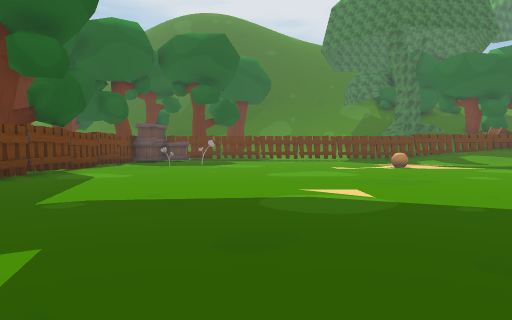
View 1 (above)

24 first-person views from a walk through a scene from a Unity 3-D project. The camera is 1.4 m above the floor, tilts 2° down and sees 70° across. The floor is counted in squares, 2 m on a side. Each view is taken from the middle of a square. On the plan, view 1 faces up. The plan holds only what a view shows up to about 11 squares ahead; the rest is blank. The place goes on beyond the plan. Some animated figures are left out. Some surface patterns are stand-ins.

View 2
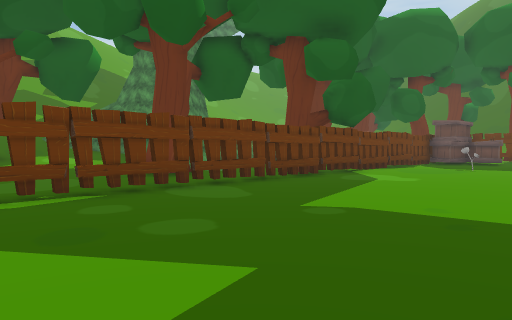

View 3
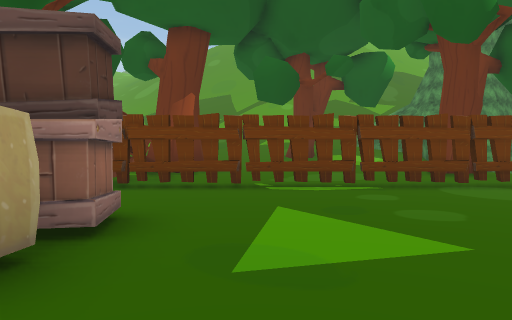

View 4
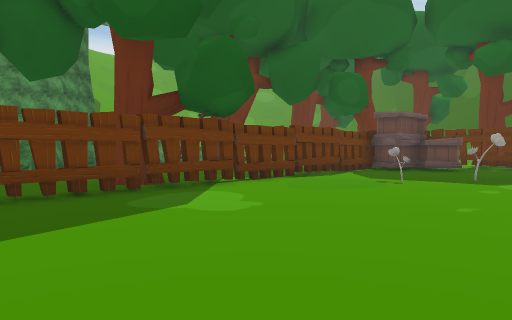

View 5
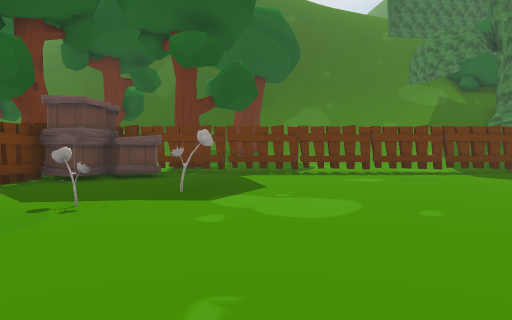

View 6
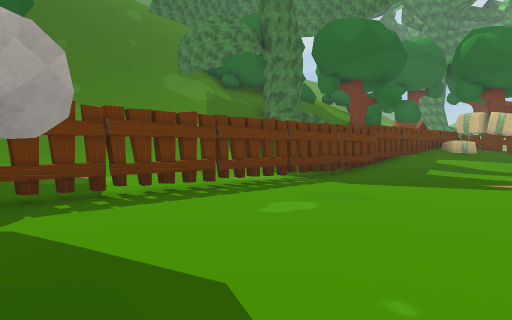

View 7
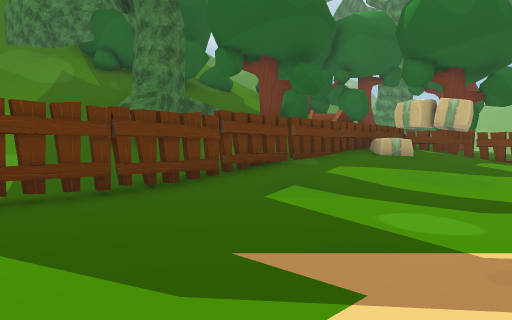

View 8
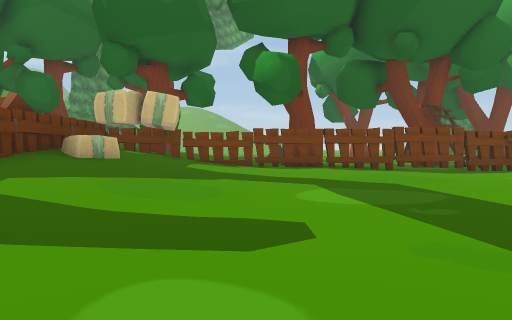

View 9
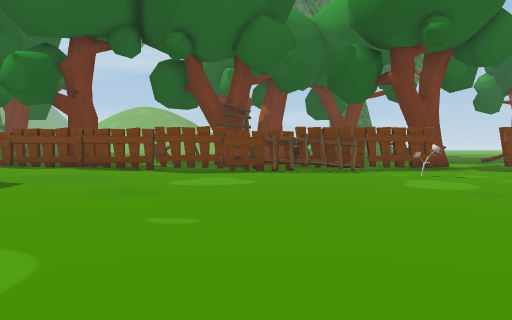

View 10
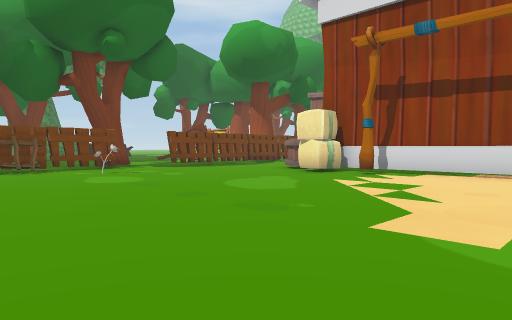

View 11
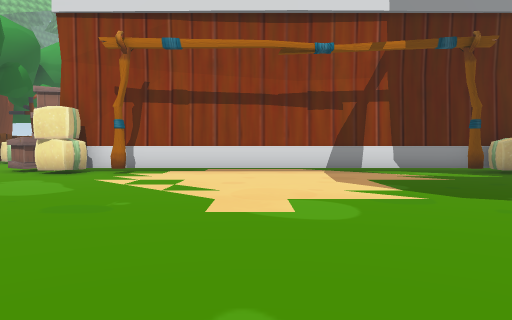

View 12
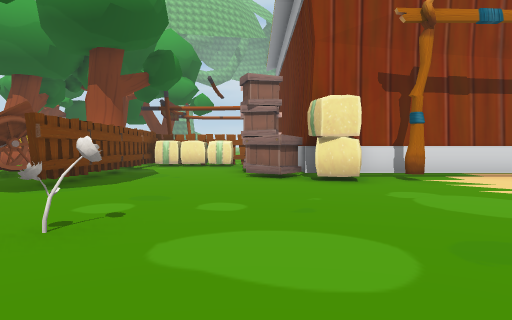

View 13
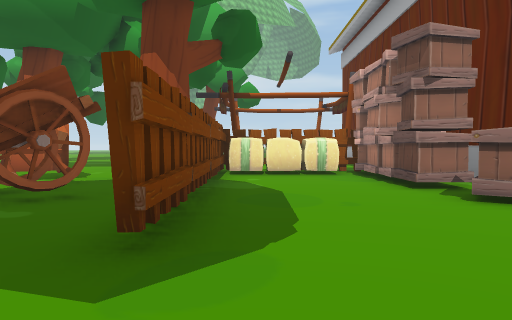

View 14
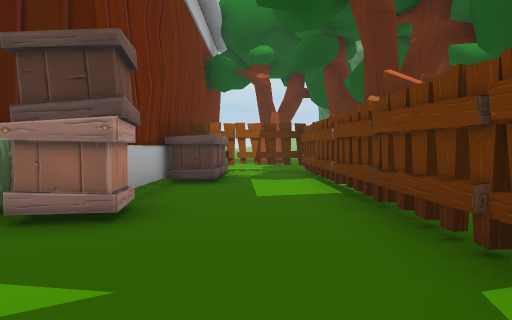

View 15
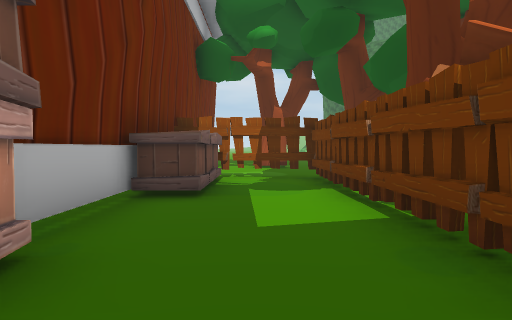

View 16
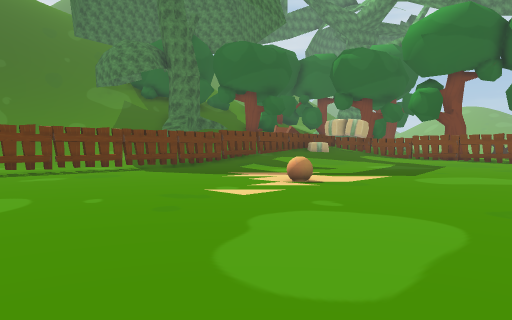

View 17
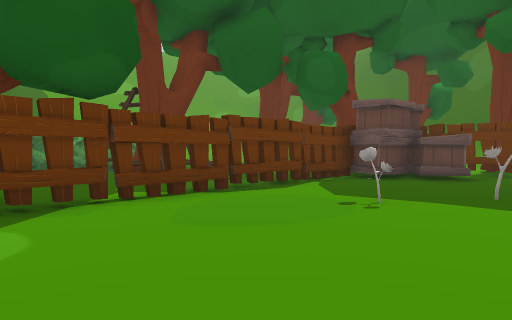

View 18
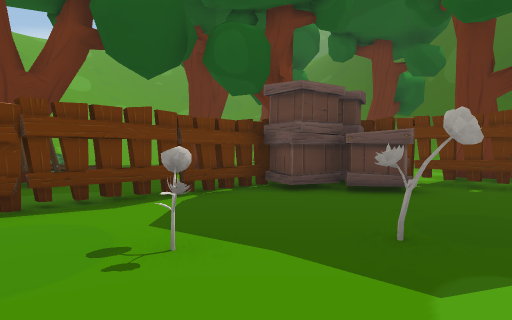

View 19
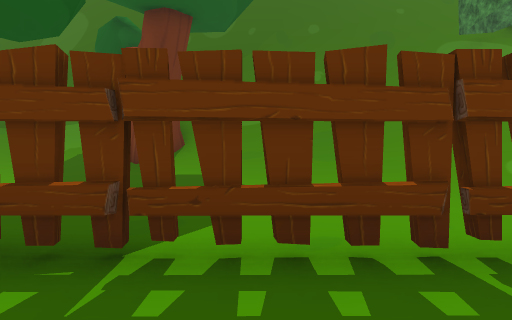

View 20
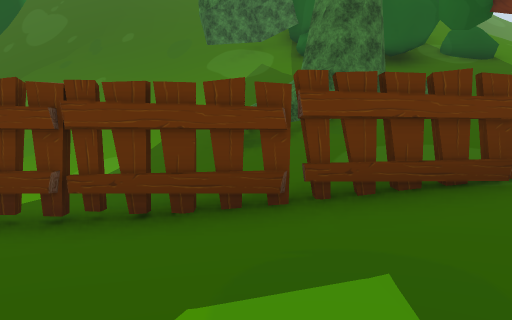

View 21
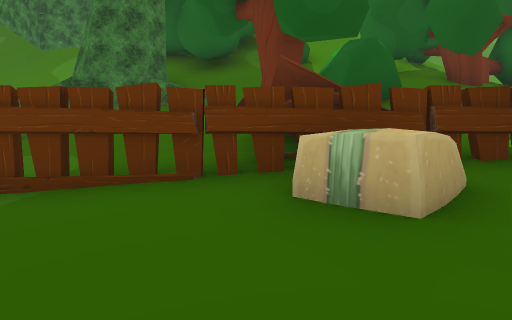

View 22
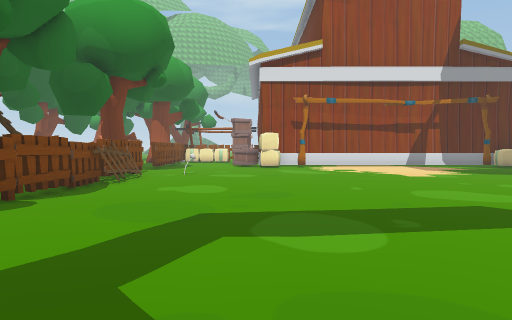

View 23
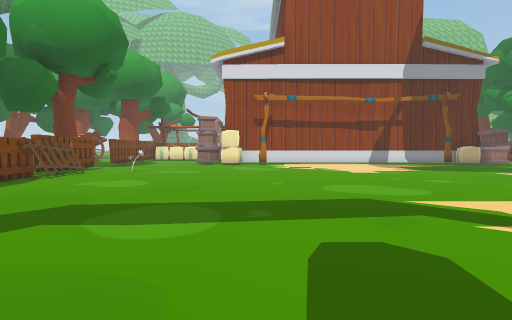

View 24
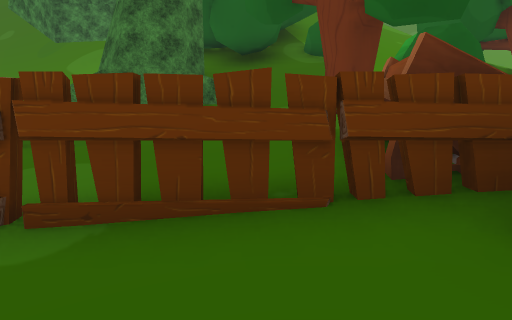

### Floor plan
Key: @ floor where view 1 was taken; # wall or solid block; x gap in a wall; . main floor; : floor 0.5 m higher than the main floor; / step, stairs or slope; = window, fence, low wall or low ledge; T tree; F fence; B box; O other object.
Columns run from 11 left of view 1 to 18 right of it. Each row starts with its distance up from view 1.
 28                 //###   T
 27                 /////T###T/  T
 26       ///TT////////// TT/T/  #
 25       ////T////////// //// TTT
 24        /////////////##T// T///
 23           ..///////TT///TTT #
 22           .....//////////
 21        TT.......////////##
 20        ..........///////##//
 19     TFBFFFFFFFFFFFFFF/FFFF#F
 18     .FBBB..........//////=##/T
 17     .FBB............//////  F
 16    ..F................//////F
 15 =  #.F...O.................:F
 14 # ##.F......................FT
 13 ##T#.#..O.......O...........FT
 12   ...F......................F
 11    ..F......................F
 10    .TT......................F
  9    .#F......................#T
  8   //.F......................F
  7   /..F ....................#F
  6   TT..F....................#F
  5    ... .....................F
  4   ....F...................O.F
  3   ....F.....................F
  2   ....F......................T
  1   ....#.......................
  0   ....F..B.@................F.
 -1  T#T#.F..B##.........###....F.
 -2   T ##F..###############B...Fx
 -3      F...#             #B...F.
 -4      TF.B#             #B...F
 -5      .F.B#             ##...FT
 -6      .F.B               #...F
 -7       FFF               ####F
 -8       ...                F F
 -9       ...

Positions as (right, up) in squares from view 1, and headings:
1: (0, 0), facing up
2: (0, 1), facing up-left
3: (1, 1), facing left
4: (0, 6), facing up-left
5: (-1, 9), facing up
6: (-2, 14), facing up-right
7: (4, 14), facing up-right
8: (6, 15), facing right
9: (6, 8), facing right
10: (5, 8), facing down-right
11: (6, 9), facing down
12: (13, 7), facing down
13: (16, 3), facing down
14: (-4, 3), facing down
15: (-4, 1), facing down
16: (-1, 8), facing up-right
17: (-1, 9), facing up-left
18: (-1, 12), facing up-left
19: (1, 17), facing up
20: (8, 16), facing up
21: (13, 16), facing up
22: (12, 18), facing down
23: (10, 18), facing down
24: (12, 17), facing up
